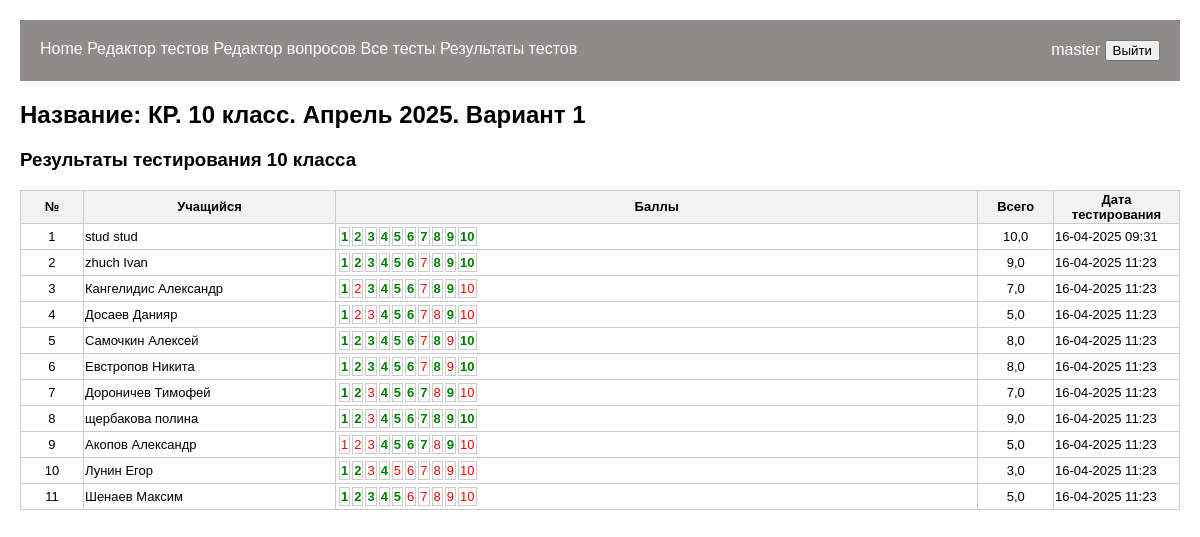
Page /test_students_results/7 (signed in) on the committed database.
### tests/models.py (models this page shows, shortened)
class Test(models.Model):
    title = models.CharField(max_length=200, verbose_name='Название')
    questions = models.ManyToManyField(Question, verbose_name='Вопросы')
    created_by = models.ForeignKey(User, on_delete=models.CASCADE, verbose_name='Автор')
    time_create_test = models.DateTimeField(default=datetime.datetime.now(), verbose_name='Создано')
    klass_destination = models.CharField(default='7', max_length=2, choices=CLASSES, verbose_name='Класс')
    repeated_answer = models.BooleanField(default=False, verbose_name='Разрешена отправка')
    only_one_answer = models.BooleanField(default=True, verbose_name='Многократность ответов')
    tmp = models.BooleanField(default=True, verbose_name='Без заданий (временный тест)')

class StudentResponse(models.Model):
    student = models.ForeignKey(User, on_delete=models.CASCADE, verbose_name='Учащийся')
    test = models.ForeignKey(Test, on_delete=models.CASCADE, verbose_name='Тест')
    answers = models.JSONField(verbose_name='Ответы')  # Ответы как JSON
    score = models.FloatField(null=True, blank=True, verbose_name='Набрано')
    time_answer = models.DateTimeField(default=datetime.datetime.now(), verbose_name='Создано')
    right_answer = models.JSONField(verbose_name='Правильный ответ')

### tests/views.py (the view)
# urls.py: path('test_students_results/<int:test_id>', test_students_results, name='test_students_results'),
@login_required
def test_students_results(request, test_id):
    test_title = Test.objects.filter(id=test_id)[0].title
    test_klass = Test.objects.filter(id=test_id)[0].klass_destination
    results = StudentResponse.objects.filter(test_id=test_id)
    return render(request, 'tests/test_students_results.html',
                  {'results': results,
                   'test_title': test_title,
                   'test_klass': test_klass})

### tests/templates/tests/test_students_results.html (shortened to what this page needs)
{% extends 'tests/base.html' %}
{% block content %}
    <h2>Название: {{ test_title }}</h2>
    <h3>Результаты тестирования {{ test_klass }} класса</h3>
    <table id="table_total">
        <thead>
            <tr>
                <th style="width: 3%">№</th>
                <th style="width: 20%">Учащийся</th>
                <th style="width: 51%">Баллы</th>
                <th style="width: 6%">Всего</th>
                <th style="width: 10%">Дата тестирования</th>
            </tr>
        </thead>
        <tbody>
            {% for result in results %}
            <tr>
                <td class="number">{{ forloop.counter }}</td>
                <td>
                    {% if result.student.last_name %}
                        {{ result.student.last_name }} {{ result.student.first_name }}
                    {% else %}
                        {{ result.student.username}}
                    {% endif %}
                </td>
                <td>
                    <table style="margin-bottom: 0%;">
                        <tbody>
                        {% for key, value in result.right_answer.items %}
                            {% if value %}
                                <td style="color: green;"><b>{{ forloop.counter }}</b></td>
                            {% else %}
                                <td style="color: red;">{{ forloop.counter }}</td>
                            {% endif %}
                        {% endfor %}
                        </tbody>
                    </table>
                </td>
                <td align="center">{{ result.score }}</td>
                <td>{{ result.time_answer|date:"d-m-Y H:i" }}</td>
            </tr>
            {% endfor %}
        </tbody>
    </table>
{% endblock %}

### tests/templates/tests/base.html (shortened to what this page needs)
<!DOCTYPE html>
<html lang="ru">
<head>
    {% load static %}
    <link rel="stylesheet" type="text/css" href="{% static 'css/styles.css' %}">
</head>
<body>
    <div class="navbar">
        <div class="nav-left">
            <a href="{% url 'home' %}">Home</a>
            {% if user.is_authenticated %}
            {% if user.is_superuser %}
            <a href="{% url 'add_test' %}">Редактор тестов</a>
            {% endif %}
            {% if user.is_superuser %}
            <a href="{% url 'list_questions' %}">Редактор вопросов</a>
            {% endif %}
            {% if user.is_superuser %}
            <a href="{% url 'tests_list_admin' %}">Все тесты</a>
            {% else %}
            <a href="{% url 'test_list' %}">Тесты</a>
            {% endif %}
            {% if user.is_superuser %}
            <a href="{% url 'tests_all_results_admin' %}">
                Результаты тестов
            </a>
            {% else %}
            <a href="{% url 'my_tests' %}">
                Мои результаты
            </a>
            {% endif %}
            {% endif %}
        </div>
        {% if user.is_authenticated %}
        <div class="nav-right">
            <a href="{% url 'user_page' user.id %}">{{ user.username }}</a>
            <form method="post" action="{% url 'logout' %}" style="display:inline;">
                <button type="submit">Выйти</button>
            </form>
        </div>
        {% endif %}
    </div>
    <div>
        {% block content %}
        {% endblock %}
    </div>
</body>
</html>

### tests/static/css/styles.css (style rules this page uses)
#table_total { width: 100%; border-collapse: collapse; margin: auto; margin-bottom: 20px; font-size: small; }
th, td { border: 1px solid #ccc; }
th { background-color: #f2f2f2; }
.number { text-align: center; width: 5%; }
.navbar { display: flex; justify-content: space-between; background-color: #8f8b8b; padding: 20px; }
.navbar a { color: white; text-decoration: none; }
body { font-family: Arial, sans-serif; margin: 20px; }

### rows in the picture
Test: title "КР. 10 класс. Апрель 2025. Вариант 1", klass_destination "10"
StudentResponse: student.last_name "stud", student.first_name "stud", score "10,0", time_answer "16-04-2025 09:31"
StudentResponse: student.last_name "zhuch", student.first_name "Ivan", score "9,0", time_answer "16-04-2025 11:23"
StudentResponse: student.last_name "Кангелидис", student.first_name "Александр", score "7,0", time_answer "16-04-2025 11:23"
StudentResponse: student.last_name "Досаев", student.first_name "Данияр", score "5,0", time_answer "16-04-2025 11:23"
StudentResponse: student.last_name "Самочкин", student.first_name "Алексей", score "8,0", time_answer "16-04-2025 11:23"
StudentResponse: student.last_name "Евстропов", student.first_name "Никита", score "8,0", time_answer "16-04-2025 11:23"
StudentResponse: student.last_name "Дороничев", student.first_name "Тимофей", score "7,0", time_answer "16-04-2025 11:23"
StudentResponse: student.last_name "щербакова", student.first_name "полина", score "9,0", time_answer "16-04-2025 11:23"
StudentResponse: student.last_name "Акопов", student.first_name "Александр", score "5,0", time_answer "16-04-2025 11:23"
StudentResponse: student.last_name "Лунин", student.first_name "Егор", score "3,0", time_answer "16-04-2025 11:23"
StudentResponse: student.last_name "Шенаев", student.first_name "Максим", score "5,0", time_answer "16-04-2025 11:23"

### other values in the picture
{{ user.username }} "master"
